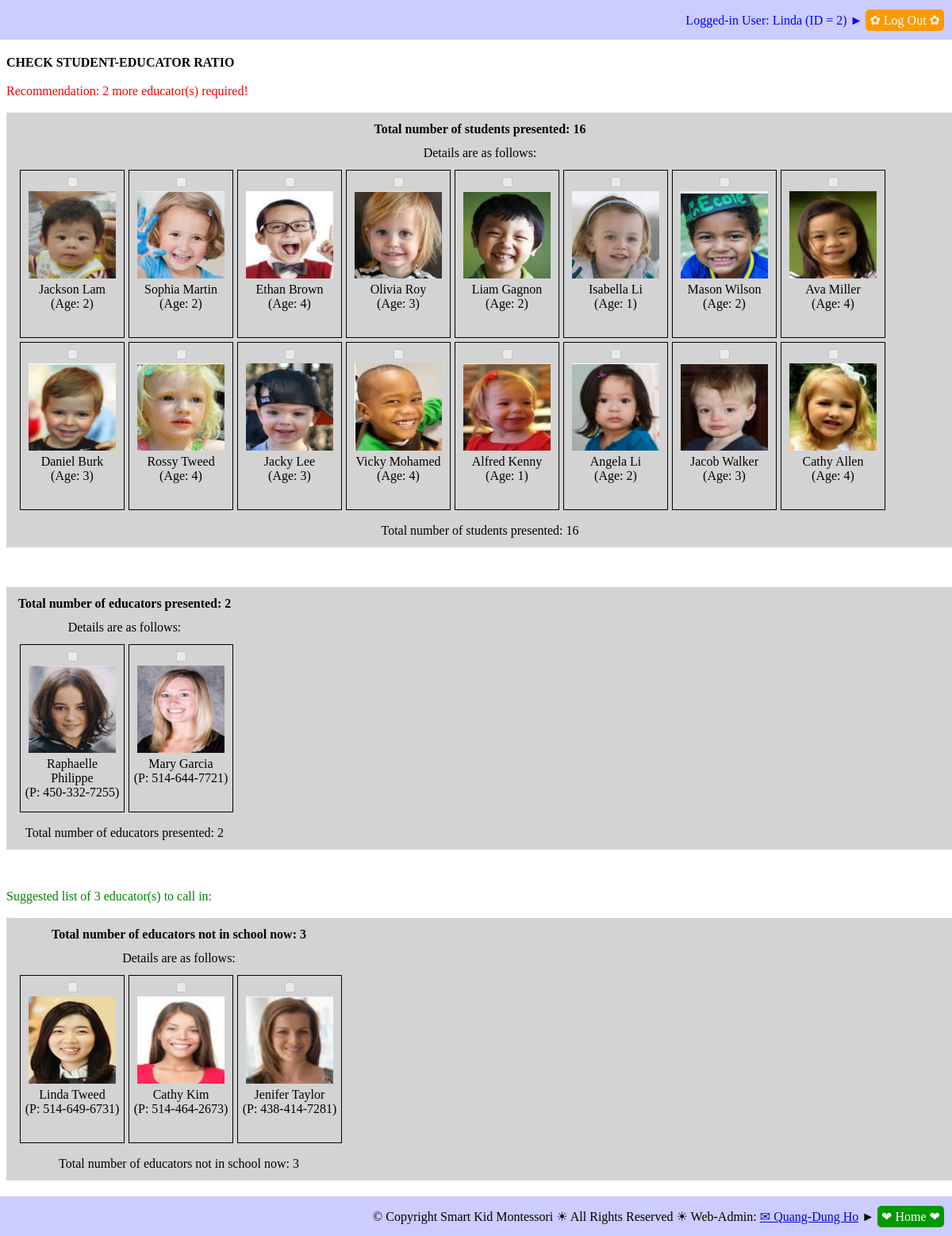
The page /action_check_student_educator_ratio.php (signed in) on the database its author committed.
### tables this page shows
CREATE TABLE `students` (
  `STU_ID` int(11) NOT NULL,
  `STU_FIRST_NAME` varchar(50) NOT NULL,
  `STU_LAST_NAME` varchar(25) NOT NULL,
  `STU_BIRTHDATE` date NOT NULL,
  `STU_SEX` varchar(1) NOT NULL,
  `STU_PHOTO` varchar(50) NOT NULL,
  `STU_START_DATE` date NOT NULL,
  `STU_GRAD_DATE` date NOT NULL,
  `STU_DAILY_FEE` float NOT NULL,
  `STU_CREDENTIAL` varchar(10) NOT NULL,
  `STU_NOTES` text NOT NULL
);

CREATE TABLE `employees` (
  `EMP_ID` int(11) NOT NULL,
  `EMP_FIRST_NAME` varchar(50) NOT NULL,
  `EMP_LAST_NAME` varchar(25) NOT NULL,
  `EMP_BIRTHDATE` date NOT NULL,
  `EMP_SEX` varchar(1) NOT NULL,
  `EMP_PHOTO` varchar(50) NOT NULL,
  `EMP_ADDRESS` varchar(50) NOT NULL,
  `EMP_CITY` varchar(20) NOT NULL,
  `EMP_PROVINCE` varchar(20) NOT NULL,
  `EMP_POSTAL_CODE` varchar(10) NOT NULL,
  `EMP_COUNTRY` varchar(20) NOT NULL,
  `EMP_PHONE1` varchar(15) NOT NULL,
  `EMP_PHONE2` varchar(15) DEFAULT NULL,
  `EMP_EMAIL` varchar(50) NOT NULL,
  `EMP_HIRE_DATE` date NOT NULL,
  `EMP_END_DATE` date NOT NULL,
  `EMP_EDU_ID` int(11) NOT NULL,
  `EDU_DAYCARE_EXPERIENCE` tinyint(11) NOT NULL,
  `EDU_MONTESSORI_EXPERIENCE` tinyint(11) NOT NULL,
  `EMP_POST_ID1` int(11) NOT NULL,
  `EMP_POST_ID2` int(11) DEFAULT NULL,
  `EMP_BOSS_ID` int(11) DEFAULT NULL,
  `EMP_HOURLY_RATE` float NOT NULL,
  `EMP_PASSCODE` varchar(10) NOT NULL,
  `EMP_NOTES` text
);

### sql_queries.php (called while the page is built, shortened)
<?php
	function connectDB()
	{
		$db_hostname = "localhost";
		$db_name     = "montessori";
		$db_username = "root";
		$db_password = "";
		$db = mysqli_connect($db_hostname, $db_username, $db_password, $db_name);
		return ($db);
	}
	function getResult($query)
	{
		$db = connectDB();
		$result = mysqli_query($db, $query);
		return ($result);
	}
?>

### db_operations.php (the view, shortened to what this page needs)
<?php
require_once("sql_queries.php");
function insert_DB_QUERY_LOGS($user_name, $queryStrToDisplay)
{
	$queryStr = "INSERT INTO ";
		$queryStr = $queryStr . "DB_QUERY_LOGS(";
		$queryStr = $queryStr . "QUERY_STR";
		$queryStr = $queryStr . ", " . "USER_NAME";
		$queryStr = $queryStr . ", " . "DATE_TIME";
		$queryStr = $queryStr . ", " . "IP_ADDR";
		$queryStr = $queryStr . ")";
	$queryStr = $queryStr . " VALUES(";
		$queryStr = $queryStr . "'" . $queryStrToDisplay .  "'";
		$queryStr = $queryStr . ", " . "'" . $user_name . "'";
		$queryStr = $queryStr . ", " . "NOW()";
		$queryStr = $queryStr . ", " . "'" . get_client_ip() .  "'";
		$queryStr = $queryStr . ")";
	$queryStr = $queryStr . ";";
	$result = getResult($queryStr);
	return ($result);
}
function getStudents_InSchoolNow($debug_on)
{
	$queryStr = 'SELECT ';
		$queryStr = $queryStr . 'STUDENTS.STU_ID';
		$queryStr = $queryStr . ', ' . 'CONCAT(STUDENTS.STU_FIRST_NAME, " ", STUDENTS.STU_LAST_NAME) AS STU_NAME';
		$queryStr = $queryStr . ', ' . 'STUDENTS.STU_BIRTHDATE';
		$queryStr = $queryStr . ', ' . 'FLOOR(DATEDIFF(NOW(), STUDENTS.STU_BIRTHDATE)/365.25) AS STU_AGE';
		$queryStr = $queryStr . ', ' . 'STUDENTS.STU_PHOTO';
	$queryStr = $queryStr . ' FROM ';
		$queryStr = $queryStr . 'STUDENTS';
	$queryStr = $queryStr . ' WHERE ';
		$queryStr = $queryStr . '(STUDENTS.STU_ID IN (SELECT STUDENT_ATTENDANCES.STU_ID FROM STUDENT_ATTENDANCES WHERE STUDENT_ATTENDANCES.DATE_TIME >= CURDATE() AND STUDENT_ATTENDANCES.DATE_TIME < (CURDATE() + INTERVAL 1 DAY) AND STUDENT_ATTENDANCES.EVENT_TYPE = "In")) AND ';
		$queryStr = $queryStr . '(STUDENTS.STU_ID NOT IN (SELECT STUDENT_ATTENDANCES.STU_ID FROM STUDENT_ATTENDANCES WHERE STUDENT_ATTENDANCES.DATE_TIME >= CURDATE() AND STUDENT_ATTENDANCES.DATE_TIME < (CURDATE() + INTERVAL 1 DAY) AND STUDENT_ATTENDANCES.EVENT_TYPE = "Out"))';
		$queryStr = $queryStr . ';';
	$result = getResult($queryStr);
	return ($result);
}
function getEducators_InSchoolNow($debug_on)
{
	$queryStr = 'SELECT ';
		$queryStr = $queryStr . 'EMPLOYEES.EMP_ID';
		$queryStr = $queryStr . ', ' . 'CONCAT(EMPLOYEES.EMP_FIRST_NAME, " ", EMPLOYEES.EMP_LAST_NAME) AS EMP_NAME';
		$queryStr = $queryStr . ', ' . 'EMPLOYEES.EMP_BIRTHDATE';
		$queryStr = $queryStr . ', ' . 'EMPLOYEES.EMP_PHONE1 EMP_PHONE';
		$queryStr = $queryStr . ', ' . 'EMPLOYEES.EMP_PHOTO';
	$queryStr = $queryStr . ' FROM ';
		$queryStr = $queryStr . 'EMPLOYEES';
	$queryStr = $queryStr . ' WHERE ';
		$queryStr = $queryStr . '(EMPLOYEES.EMP_ID IN (SELECT EMPLOYEE_ATTENDANCES.EMP_ID FROM EMPLOYEE_ATTENDANCES WHERE EMPLOYEE_ATTENDANCES.DATE_TIME >= CURDATE() AND EMPLOYEE_ATTENDANCES.DATE_TIME < (CURDATE() + INTERVAL 1 DAY) AND EMPLOYEE_ATTENDANCES.EVENT_TYPE = "In")) AND ';
		$queryStr = $queryStr . '(EMPLOYEES.EMP_ID NOT IN (SELECT EMPLOYEE_ATTENDANCES.EMP_ID FROM EMPLOYEE_ATTENDANCES WHERE EMPLOYEE_ATTENDANCES.DATE_TIME >= CURDATE() AND EMPLOYEE_ATTENDANCES.DATE_TIME < (CURDATE() + INTERVAL 1 DAY) AND EMPLOYEE_ATTENDANCES.EVENT_TYPE = "Out")) AND ';
		$queryStr = $queryStr . '(EMPLOYEES.EMP_POST_ID1 IN (3,4 ))';
		$queryStr = $queryStr . ';';
	$result = getResult($queryStr);
	return ($result);
}
function getEducators_NotInSchoolNow($debug_on)
{
	$queryStr = 'SELECT DISTINCT ';
		$queryStr = $queryStr . 'EMPLOYEES.EMP_ID';
		$queryStr = $queryStr . ', ' . 'CONCAT(EMPLOYEES.EMP_FIRST_NAME, " ", EMPLOYEES.EMP_LAST_NAME) AS EMP_NAME';
		$queryStr = $queryStr . ', ' . 'EMPLOYEES.EMP_BIRTHDATE';
		$queryStr = $queryStr . ', ' . 'EMPLOYEES.EMP_PHONE1 EMP_PHONE';
		$queryStr = $queryStr . ', ' . 'EMPLOYEES.EMP_PHOTO';
	$queryStr = $queryStr . ' FROM ';
		$queryStr = $queryStr . 'EMPLOYEES';
	$queryStr = $queryStr . ' WHERE ';
		$queryStr = $queryStr . '((EMPLOYEES.EMP_ID NOT IN (SELECT EMPLOYEE_ATTENDANCES.EMP_ID FROM EMPLOYEE_ATTENDANCES WHERE EMPLOYEE_ATTENDANCES.DATE_TIME >= CURDATE() AND EMPLOYEE_ATTENDANCES.DATE_TIME < (CURDATE() + INTERVAL 1 DAY) AND EMPLOYEE_ATTENDANCES.EVENT_TYPE = "In")) OR ';
		$queryStr = $queryStr . '(EMPLOYEES.EMP_ID IN (SELECT EMPLOYEE_ATTENDANCES.EMP_ID FROM EMPLOYEE_ATTENDANCES WHERE EMPLOYEE_ATTENDANCES.DATE_TIME >= CURDATE() AND EMPLOYEE_ATTENDANCES.DATE_TIME < (CURDATE() + INTERVAL 1 DAY) AND EMPLOYEE_ATTENDANCES.EVENT_TYPE = "Out"))) AND ';
		$queryStr = $queryStr . '(EMPLOYEES.EMP_POST_ID1 IN (3,4 ))';
		$queryStr = $queryStr . ';';
	$result = getResult($queryStr);
	return ($result);
}
function createStudentPhotoList($result)
{
	$resultRows = mysqli_num_rows($result);
	for ($row = 0; $row < $resultRows; $row++)
	{
		$currentRow = mysqli_fetch_row($result);
		echo '<div class="imagelinkbox">';
		echo '<input type="checkbox" name="checked_student_ids[]"' .
				' id="' . $currentRow[0] . '_id"' .
				' value="' . $currentRow[0] . '"' .  ' disabled>';
		echo '<br/>';
		echo '<label for="' . $currentRow[0] . '_id">' .
		     	'<img src="' . $currentRow[4] . '" alt="student photo" height="110" width="110">' .
				'<br/>' . $currentRow[1] . '<br/>' . ' (Age: ' . $currentRow[3] . ')' . '</label>';
		echo '</div>';
	}
}
function createEmployeePhotoList($result)
{
	$resultRows = mysqli_num_rows($result);
	for ($row = 0; $row < $resultRows; $row++)
	{
		$currentRow = mysqli_fetch_row($result);
		echo '<div class="imagelinkbox">';
		echo '<input type="checkbox" name="checked_student_ids[]"' .
				' id="' . $currentRow[0] . '_id"' .
				' value="' . $currentRow[0] . '"' .  ' disabled>';
		echo '<br/>';
		echo '<label for="' . $currentRow[0] . '_id">' .
		     	'<img src="' . $currentRow[4] . '" alt="student photo" height="110" width="110">' .
				'<br/>' . $currentRow[1] . '<br/>' . ' (P: ' . $currentRow[3] . ')' . '</label>';
		echo '</div>';
	}
}
function employeeIsAuthorizedThisPage($emp_id, $page_url, $debug_on)
{
	$queryStr = 'SELECT ';
		$queryStr = $queryStr . 'HREF';
	$queryStr = $queryStr . ' FROM ';
		$queryStr = $queryStr . 'WEB_PAGES';
	$queryStr = $queryStr . ' WHERE ';
		$queryStr = $queryStr . '(PAGE_ID IN
									(SELECT PAGE_ID FROM EMPLOYEE_WEBPAGE
										WHERE EMP_ID = ' . $emp_id . ')) AND ';
		$queryStr = $queryStr . '(WEB_PAGES.STATUS = "active")';
		$queryStr = $queryStr . ';';
	$result = getResult($queryStr);
	$resultRows = mysqli_num_rows($result);
	for ($row = 0; $row < $resultRows; $row++)
	{
		$currentRow = mysqli_fetch_row($result);
		if (strpos($page_url, $currentRow[0]) !== false)
		{
			return (true);
		}
	}
	return (false);
}
function get_client_ip() {
    $ipaddress = '';
    if (isset($_SERVER['HTTP_CLIENT_IP']) && ($_SERVER['HTTP_CLIENT_IP']))
        $ipaddress = $_SERVER['HTTP_CLIENT_IP'];
    else if (isset($_SERVER['HTTP_X_FORWARDED_FOR']) && ($_SERVER['HTTP_X_FORWARDED_FOR']))
        $ipaddress = $_SERVER['HTTP_X_FORWARDED_FOR'];
    else if (isset($_SERVER['HTTP_X_FORWARDED']) && ($_SERVER['HTTP_X_FORWARDED']))
        $ipaddress = $_SERVER['HTTP_X_FORWARDED'];
    else if (isset($_SERVER['HTTP_FORWARDED_FOR']) && ($_SERVER['HTTP_FORWARDED_FOR']))
        $ipaddress = $_SERVER['HTTP_FORWARDED_FOR'];
    else if (isset($_SERVER['HTTP_FORWARDED']) && ($_SERVER['HTTP_FORWARDED']))
        $ipaddress = $_SERVER['HTTP_FORWARDED'];
    else if (isset($_SERVER['REMOTE_ADDR']) && ($_SERVER['REMOTE_ADDR']))
        $ipaddress = $_SERVER['REMOTE_ADDR'];
    else
        $ipaddress = 'unknown';
    return $ipaddress;
}

### action_check_student_educator_ratio.php (shortened to what this page needs)
<!DOCTYPE html>
<html>
<head>
	<link rel="stylesheet" type="text/css" href="imglinkboxes.css">
	<link rel="stylesheet" type="text/css" href="common.css">
</head>
<body>
<?php
	include 'header_log_in_out.php'
?>
<div id="main">
<?php
if (isset($_SESSION['LoggedIn_EMP_ID']))
{
	require_once("db_operations.php");
	$students = getStudents_InSchoolNow(true);
	$studentNum = mysqli_num_rows($students);
	$educators = getEducators_InSchoolNow(true);
	$educatorNum = mysqli_num_rows($educators);
	echo '<b>CHECK STUDENT-EDUCATOR RATIO</b>';
	echo '<br/><br/>';
	$minEducatorNum = ceil($studentNum/5);
	if ($educatorNum < $minEducatorNum)
	{
		echo '<font color="red"> Recommendation: ' . ($minEducatorNum - $educatorNum) . ' more educator(s) required!</font>';
	}
	echo '<br/><br/>';
	echo '<div class="outer">';
	echo '<table class="imagelinkbox">';
	echo '<tr>';
	echo '<td>';
	echo '<b>Total number of students presented: ' . $studentNum . '</b>';
	echo '</td>';
	echo '</tr>';
	echo '<tr>';
	echo '<td>';
	echo 'Details are as follows:';
	echo '</td>';
	echo '</tr>';
	echo '<tr>';
	echo '<td>';
	createStudentPhotoList($students);
	echo '</td>';
	echo '</tr>';
	echo '<tr>';
	echo '<td>';
	echo 'Total number of students presented: ' . $studentNum;
	echo '</td>';
	echo '</tr>';
	echo '</table>';
	echo '</div>';
	echo '<div class="outer">';
	echo '<table class="imagelinkbox">';
	echo '<tr>';
	echo '<td>';
	echo '<b>Total number of educators presented: ' . $educatorNum . '</b>';;
	echo '</td>';
	echo '</tr>';
	echo '<tr>';
	echo '<td>';
	echo 'Details are as follows:';
	echo '</td>';
	echo '</tr>';
	echo '<tr>';
	echo '<td>';
	createEmployeePhotoList($educators);
	echo '</td>';
	echo '</tr>';
	echo '<tr>';
	echo '<td>';
	echo 'Total number of educators presented: ' . $educatorNum;
	echo '</td>';
	echo '</tr>';
	echo '</table>';
	echo '</div>';
		$notWorkingEducators = getEducators_NotInSchoolNow(true);
		$notWorkingEducatorNum = mysqli_num_rows($notWorkingEducators);
		if ($notWorkingEducatorNum >= 1)
		{
			if ($educatorNum < $minEducatorNum)
			{
				echo '<font color="green">Suggested list of ' . $notWorkingEducatorNum .
							' educator(s) to call in: </font>';
				echo '<br/><br/>';
			}
			echo '<div class="outer">';
			echo '<table class="imagelinkbox">';
			echo '<tr>';
			echo '<td>';
			echo '<b>Total number of educators not in school now: ' . $notWorkingEducatorNum . '</b>';
			echo '</td>';
			echo '</tr>';
			echo '<tr>';
			echo '<td>';
			echo 'Details are as follows:';
			echo '</td>';
			echo '</tr>';
			echo '<tr>';
			echo '<td>';
			echo '</td>';
			echo '</tr>';
			echo '<tr>';
			echo '<td>';
			echo 'Total number of educators not in school now: ' . $notWorkingEducatorNum;
			echo '</td>';
			echo '</tr>';
			echo '</table>';
			echo '</div>';
		}
}
else
{
	echo 'Something is wrong with $_SESSION["LoggedIn_EMP_ID"])';
}
?>
</div>
<?php
	include 'footer.php'
?>
</body>
</html>

### header_log_in_out.php (shortened to what this page needs)
<header style="
    		position: fixed;
    		top: 0;
    		left: 0;
    		right: 0;
    		background-color: rgb(204, 204, 255);"
>
<div style="
	display: table;
	height: 30px;
    width: 100%;
    margin: 0px;
    background-color: rgb(204, 204, 255);
    border-radius: 10px;
    text-align: right;">
	<div style="
		display: table-cell;
		height: 30px;
    	width: 100%;
    	padding: 10px;
    	vertical-align: middle;">
	<?php
	if (isset($_SESSION['LoggedIn_EMP_ID']) &&
    	isset($_SESSION['LoggedIn_EMP_NAME']))
	{
		$emp_id = $_SESSION['LoggedIn_EMP_ID'];
		$emp_name = $_SESSION['LoggedIn_EMP_NAME'];
		$this_page_url = $_SERVER["PHP_SELF"];
		require_once("db_operations.php");
		if (employeeIsAuthorizedThisPage($emp_id, $this_page_url, true) === true)
		{
			echo '<font color="blue">';
			echo 'Logged-in User: ' . $emp_name .
					' (ID = ' . $emp_id . ')' . ' &#9658; ';
			echo ' <a href="logout.php" style="background-color: rgb(255, 153, 0); color: white; text-decoration: none; padding: 5px; border-radius: 5px"> &#10047; Log Out &#10047; </a>';
			echo '</font>';
		}
	}
	?>
	</div>
</div>
</header>

### footer.php
<footer style="
    		position: fixed;
    		bottom: 0;
    		left: 0;
    		right: 0;
    		background-color: rgb(204, 204, 255);"
>
<div style="
		display: table;
		height: 30px;
	    width: 100%;
    	margin: 0px;
    	background-color: rgb(204, 204, 255);
    	border-radius: 10px;
    	text-align: right;">
	<div style="
		display: table-cell;
		height: 30px;
    	width: 100%;
    	padding: 10px;
    	vertical-align: middle;">
		&copy; Copyright Smart Kid Montessori &#9728; All Rights Reserved &#9728; Web-Admin: <a href="mailto:hoquangdung@yahoo.com"> &#9993; Quang-Dung Ho</a>
		<?php
		if ((strpos($_SERVER["PHP_SELF"], "/montessori/index.php") === false) &&
			(strpos($_SERVER["PHP_SELF"], "/montessori/login.php") === false))
		{
			echo '  &#9658; <a href="index.php" style="';
			echo 'background-color: rgb(0, 153, 0);';
			echo 'color: white;';
			echo 'text-decoration: none;';
			echo 'padding: 5px;';
			echo 'border-radius: 5px"';
			echo '> &#10084; Home &#10084; </a>';
		}
		?>
	</div>
</div>
</footer>

### imglinkboxes.css (style rules this page uses)
div.imagelinkbox { float: left; width: 120px; height: 200px; margin: 0 0 5px 5px; padding: 5px; border: 1px solid black; text-align: center; }
div.outer { display: box; float: none; width: 100%; margin-bottom: 50px; padding: 5px; background-color: lightgray; border: none; text-align: center; }
table.imagelinkbox tr, td { padding: 5px; }
img { border: 1px solid transparent; }

### common.css (style rules this page uses)
div#main { margin-top: 70px; margin-bottom: 70px; }

### rows shown on the page
students: STU_PHOTO (picture), currentRow "Jackson Lam", currentRow "2"
students: STU_PHOTO (picture), currentRow "Sophia Martin", currentRow "2"
students: STU_PHOTO (picture), currentRow "Ethan Brown", currentRow "4"
students: STU_PHOTO (picture), currentRow "Olivia Roy", currentRow "3"
students: STU_PHOTO (picture), currentRow "Liam Gagnon", currentRow "2"
students: STU_PHOTO (picture), currentRow "Isabella Li", currentRow "1"
students: STU_PHOTO (picture), currentRow "Mason Wilson", currentRow "2"
students: STU_PHOTO (picture), currentRow "Ava Miller", currentRow "4"
students: STU_PHOTO (picture), currentRow "Daniel Burk", currentRow "3"
students: STU_PHOTO (picture), currentRow "Rossy Tweed", currentRow "4"
students: STU_PHOTO (picture), currentRow "Jacky Lee", currentRow "3"
students: STU_PHOTO (picture), currentRow "Vicky Mohamed", currentRow "4"
students: STU_PHOTO (picture), currentRow "Alfred Kenny", currentRow "1"
students: STU_PHOTO (picture), currentRow "Angela Li", currentRow "2"
students: STU_PHOTO (picture), currentRow "Jacob Walker", currentRow "3"
students: STU_PHOTO (picture), currentRow "Cathy Allen", currentRow "4"
employees: EMP_PHOTO (picture), currentRow "Raphaelle Philippe", EMP_PHONE1 "450-332-7255"
employees: EMP_PHOTO (picture), currentRow "Mary Garcia", EMP_PHONE1 "514-644-7721"
employees: EMP_PHOTO (picture), currentRow "Linda Tweed", EMP_PHONE1 "514-649-6731"
employees: EMP_PHOTO (picture), currentRow "Cathy Kim", EMP_PHONE1 "514-464-2673"
employees: EMP_PHOTO (picture), currentRow "Jenifer Taylor", EMP_PHONE1 "438-414-7281"

### other values the page prints
$emp_name "Linda"
$emp_id "2"
$minEducatorNum - $educatorNum "2"
$studentNum "16"
$educatorNum "2"
$notWorkingEducatorNum "3"
